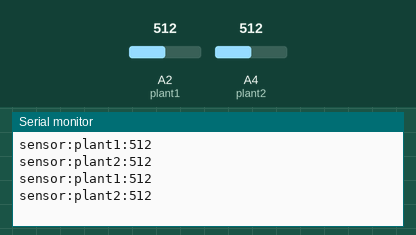
Simulated run of this sketch. Board: Arduino Uno, built with avr-gcc and run on an emulated ATmega328P. Shown: the last lines printed to the serial monitor. The inputs (shaded band) are chosen by the test bench; at power-on: A2 (plant1) = 512, A4 (plant2) = 512.

Above: at 1.8 s.
1.9 s: A2 (plant1) set to 716
At 2.8 s:
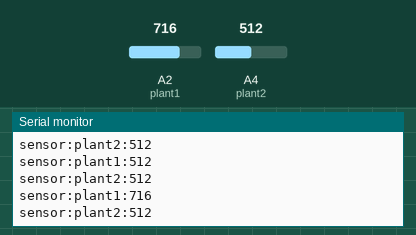
3.4 s: A4 (plant2) set to 716
At 4.5 s:
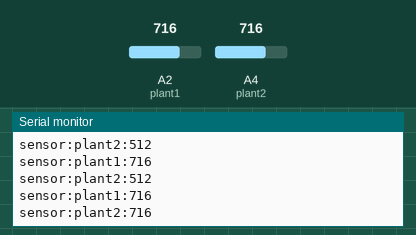
4.9 s: A2 (plant1) set to 900
At 5.8 s:
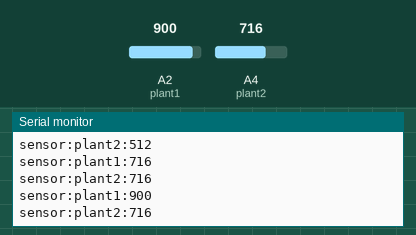
6.4 s: A4 (plant2) set to 900
At 7.8 s:
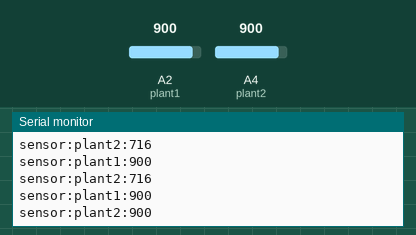
Timing chart, 0 to 8.9 s (numbered marks = the images above; inputs shaded):
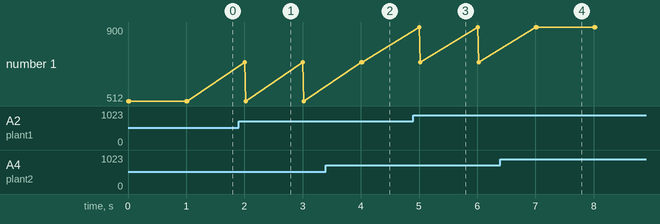

Measured:
- after the input at 1.9 s, the serial monitor: prints a new line after 0.10 s (image 1)
- after the input at 3.4 s, the serial monitor: prints a new line after 0.62 s (image 2)
- after the input at 4.9 s, the serial monitor: prints a new line after 0.10 s (image 3)
- after the input at 6.4 s, the serial monitor: prints a new line after 0.63 s (image 4)

The sketch:

plantmonitor.ino
```cpp
int plant1 = A2;
int plant2 = A4;

void setup() {

   Serial.begin(9600);

}

void loop() {

  Serial.print("sensor:plant1:");
  Serial.println(analogRead(plant1));

  Serial.print("sensor:plant2:");
  Serial.println(analogRead(plant2));

  delay(1000);

}
```
